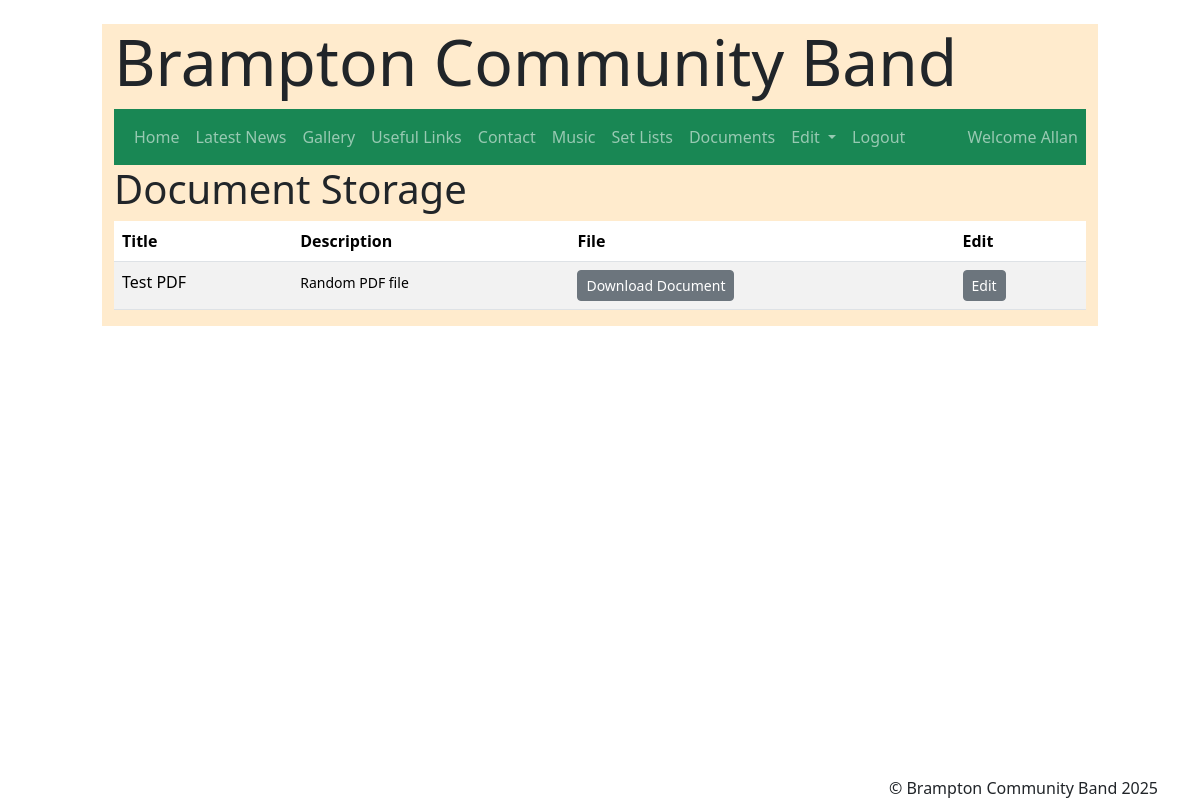
/documents/ (signed in), run on the app's committed database.
### pages/models.py (models this page shows, shortened)
class CustomUser(AbstractUser):
    moderator = models.BooleanField(max_length=5, null=True, blank=True, default=False)

class Documents(models.Model):
    heading = models.CharField(max_length=250)
    text = models.TextField(blank=True)
    doc_file= models.FileField(upload_to="documents/")
    article_created_at = models.DateTimeField(default=timezone.now)
    class Meta:
        ordering =['-article_created_at']

### pages/views.py (the view)
# urls.py: path('documents/', views.documents, name='documents'),
def documents(request):
    if request.user.is_authenticated:
        docs = Documents.objects.all().values()
        ordering = ['article_created_at']
        return render(request, 'documents.html', {'docs':docs})
    else:
        return render(request, 'login.html')

### pages/templates/documents.html
{% extends "base.html" %}
{% block content %}
{% load static %}
{% block page_title %}
<div class="row"><h2 class="display-6">Document Storage</h2></div>
{% endblock page_title%}
<div class="table-responsive">
<table class="table table-striped">
    <thead>
        <th scope=""col>Title</th>
        <th scope=""col>Description</th>
        <th scope=""col>File</th>
        <th>Edit</th>
    </thead>
    <tbody>
        {% for doc in docs%}
            <tr>
                <td scope="row">{{ doc.heading }}</td>
                <td scope="row"><small>{{ doc.text }}</small></td>
            <td scope="row"><a href="#" class="btn btn-secondary btn-sm" target="-blank">Download Document</a></td>
            <td scope="row"><a href="#" class="btn btn-secondary btn-sm">Edit</a></td></td>
            </tr>
        {% endfor %}
    </tbody>
</table>
</div>
{% endblock content %}

### pages/templates/navbar.html (shortened to what this page needs)
      <nav class="navbar navbar-expand-lg navbar-dark bg-success">
        <div class="container">
          <div class="collapse navbar-collapse" id="navbarNavDarkDropdown">
            <ul class="navbar-nav">
              <li class="nav-item">
                <a class="nav-link" href="{% url 'index' %}">Home</a>
                </li>
                <li class="nav-item">
                <a class="nav-link" href="{% url 'news' %}">Latest News</a>
                </li>
                <li class="nav-item">
                <a class="nav-link" href="{% url 'gallery' %}">Gallery</a>
                </li>
                <li class="nav-item">
                    <a class="nav-link" href="{% url 'links' %}">Useful Links</a>
                </li>
                <li class="nav-item">
                  <a class="nav-link" href="{% url 'contact' %}">Contact</a>
              </li>
              {% if user.is_authenticated %}
              <li class="nav-item">
                  <a class="nav-link" href="{% url 'music' %}">Music</a>
              </li>
              <li class="nav-item">
                <a class="nav-link" href="{% url 'set' %}">Set Lists</a>
              </li>
              <li class="nav-item">
                <a class="nav-link" href="{% url 'documents' %}">Documents</a>
              </li>
              <li class="nav-item dropdown">
                <a class="nav-link dropdown-toggle" href="#" id="navbarDarkDropdownMenuLink" role="button" data-bs-toggle="dropdown" aria-expanded="false">
                  Edit
                </a>
              </li>
              <li class="nav-item">
                  <a class="nav-link" href="{% url 'logoutBCB' %}">Logout</a>
              </li>
              <li class="nav-item right">
                <a class="nav-link" href="#">Welcome {{user.first_name}}</a>
              </li>
              {% else %}
              <li class="nav-item">
                  <a class="nav-link" href="{% url 'loginBCB' %}">Login</a>
              </li>
               {% endif %}
            </ul>
          </div>
        </div>
      </nav>

### pages/static/style.css (style rules this page uses)
body { background-image: url('Instruments.png'); opacity:1; background-blend-mode: normal; background-size: cover; min-height: 100vh; }
.container-fluid { max-width: 85%; min-height: 95%; }
.right { position: absolute; right: 0; text-align: right; }

### data on the page
CustomUser: first_name "Allan"
Documents: heading "Test PDF", text "Random PDF file"
